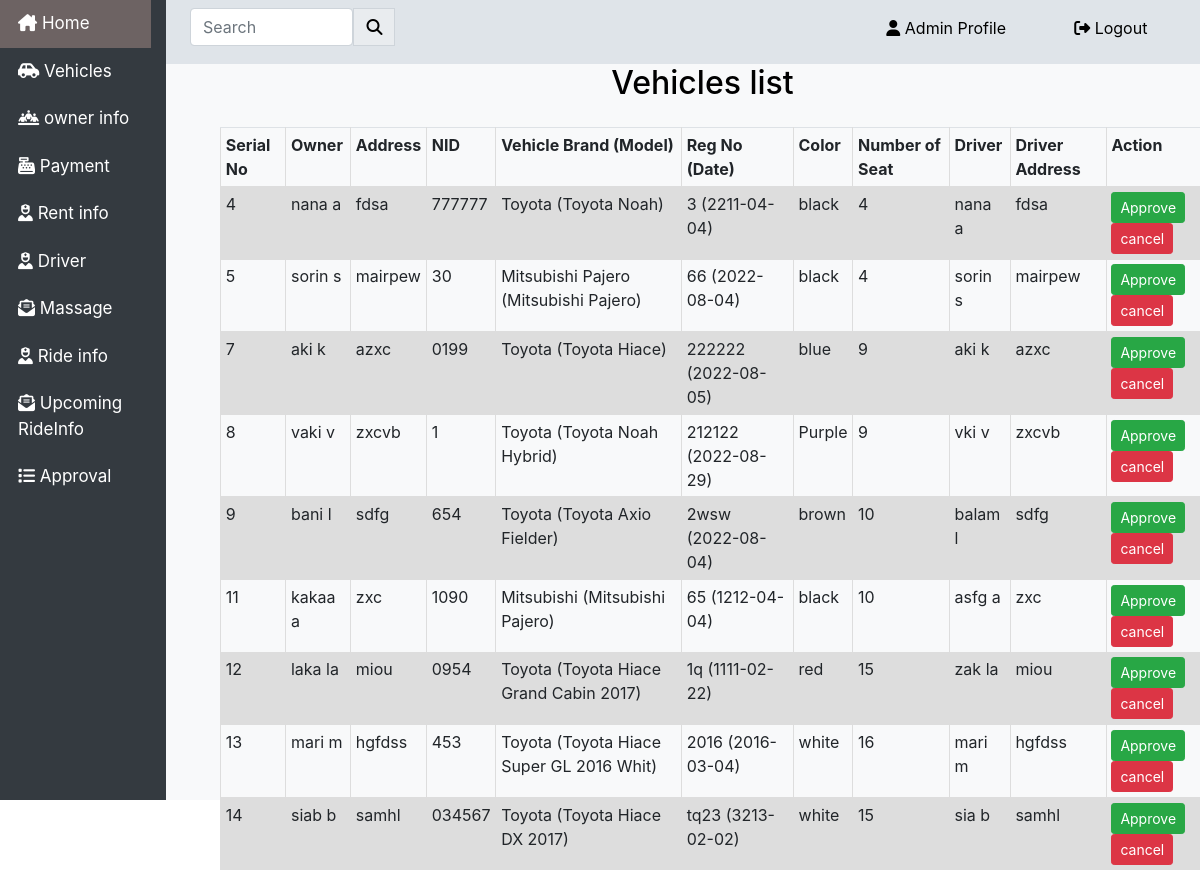
Page /admin/approval.php (signed in) on the committed database.
### tables this page shows
CREATE TABLE `users` (
  `serialno` int(11) NOT NULL,
  `firstName` varchar(50) NOT NULL,
  `LastName` varchar(50) NOT NULL,
  `Email` varchar(50) NOT NULL,
  `DateofBirth` date NOT NULL,
  `PhoneNumber` varchar(50) NOT NULL,
  `NIDNO` varchar(50) NOT NULL,
  `Address` varchar(50) NOT NULL,
  `Gender` varchar(50) NOT NULL,
  `Password` varchar(50) NOT NULL,
  `Vehiclesbrand` varchar(50) NOT NULL,
  `Model` varchar(50) NOT NULL,
  `RegistrationNo` varchar(50) NOT NULL,
  `RegistrationDate` varchar(50) NOT NULL,
  `Color` varchar(50) NOT NULL,
  `NumberofSeat` varchar(50) NOT NULL,
  `fname` varchar(50) NOT NULL,
  `lname` varchar(50) NOT NULL,
  `emal` varchar(50) NOT NULL,
  `PNumber` varchar(50) NOT NULL,
  `Ncard` varchar(50) NOT NULL,
  `Datebirth` date NOT NULL,
  `Addres` varchar(50) NOT NULL,
  `Gen` varchar(50) NOT NULL,
  `Image` text NOT NULL,
  `userrole` varchar(50) NOT NULL,
  `addedon` timestamp NOT NULL DEFAULT current_timestamp() ON UPDATE current_timestamp(),
  `Status` varchar(40) NOT NULL DEFAULT 'Pending',
  `Fare` double DEFAULT 0,
  `Availability` varchar(30) NOT NULL DEFAULT 'Avaliable'
);

### db/dbconnect.php (called while the page is built)
<?php
function getDataFromDB($sql)
{
  $newdb = mysqli_connect('localhost', 'root', '', 'project');
  $result = mysqli_query($newdb,$sql) or die(mysqli_error($newdb));
  $container = array();
  while ($a = mysqli_fetch_assoc($result)) {
    $container[] = $a;
  }
  return $container;
}
?>

### admin/approvallist.php (the view, shortened to what this page needs)
<?php
if ($_SESSION["userrole"] == "admin" AND $_SESSION["Flag"] =='Running'){
?>
<?php
  require '../db/dbconnect.php';
  $container= getDataFromDB($sql);
  ?>
  <h2 align="center">Vehicles list</h2>
  <table class="table table-sm"  width="95%">
      <tr>
          <th>Serial No</th>
          <th>Owner</th>
          <th>Address</th>
          <th>NID</th>
          <th>Vehicle Brand (Model)</th>
          <th>Reg No (Date)</th>
          <th>Color</th>
          <th>Number of Seat</th>
          <th>Driver</th>
          <th>Driver Address</th>
          <th>Action</th>
      </tr>
      <?php
          foreach($container as $row){
      ?>
              <tr>
                  <td><?php echo $row["serialno"] ?></td>
                  <td><?php echo $row["firstName"].' '.$row["LastName"] ?></td>
                  <td><?php echo $row["Address"] ?></td>
                  <td><?php echo $row["NIDNO"] ?></td>
                  <td><?php echo $row["Vehiclesbrand"].' ('.$row["Model"].')' ?></td>
                  <td><?php echo $row["RegistrationNo"].' ('.$row["RegistrationDate"].')' ?></td>
                  <td><?php echo  $row["Color"] ?></td>
                  <td><?php echo $row["NumberofSeat"] ?></td>
                  <td><?php echo $row["fname"].' '.$row["lname"] ?></td>
                  <td><?php echo $row["Addres"] ?></td>
                  <td><a class="btn btn-sm btn-success" href="approvesingle.php?id=<?php echo $row["serialno"] ?>">Approve</a><a href="cancelowner.php?id=<?php echo $row['serialno'] ?>" class="btn btn-danger btn-sm">cancel</a></td>
              </tr>
          <?php
          }
          ?>
  </table>
<?php
}
else{
  header("Location: ../signin.php");
}
 ?>

### admin/approvallist.php (style rules this page uses)
td, th { border: 1px solid #dddddd; text-align: left; padding: 8px; }
tr:nth-child(even) { background-color: #dddddd; }
table { color: black; margin-top:25px; margin-left:15px; }
h2 { color: black; }

### rows in the picture
users: serialno "4", firstName "nana", LastName "a", Address "fdsa", NIDNO "777777", Vehiclesbrand "Toyota", Model "Toyota Noah", RegistrationNo "3", RegistrationDate "2211-04-04", Color "black", NumberofSeat "4", fname "nana", lname "a", Addres "fdsa"
users: serialno "5", firstName "sorin", LastName "s", Address "mairpew", NIDNO "30", Vehiclesbrand "Mitsubishi Pajero", Model "Mitsubishi Pajero", RegistrationNo "66", RegistrationDate "2022-08-04", Color "black", NumberofSeat "4", fname "sorin", lname "s", Addres "mairpew"
users: serialno "7", firstName "aki", LastName "k", Address "azxc", NIDNO "0199", Vehiclesbrand "Toyota", Model "Toyota Hiace", RegistrationNo "222222", RegistrationDate "2022-08-05", Color "blue", NumberofSeat "9", fname "aki", lname "k", Addres "azxc"
users: serialno "8", firstName "vaki", LastName "v", Address "zxcvb", NIDNO "1", Vehiclesbrand "Toyota", Model "Toyota Noah Hybrid", RegistrationNo "212122", RegistrationDate "2022-08-29", Color "Purple", NumberofSeat "9", fname "vki", lname "v", Addres "zxcvb"
users: serialno "9", firstName "bani", LastName "l", Address "sdfg", NIDNO "654", Vehiclesbrand "Toyota", Model "Toyota Axio Fielder", RegistrationNo "2wsw", RegistrationDate "2022-08-04", Color "brown", NumberofSeat "10", fname "balam", lname "l", Addres "sdfg"
users: serialno "11", firstName "kakaa", LastName "a", Address "zxc", NIDNO "1090", Vehiclesbrand "Mitsubishi", Model "Mitsubishi Pajero", RegistrationNo "65", RegistrationDate "1212-04-04", Color "black", NumberofSeat "10", fname "asfg", lname "a", Addres "zxc"
users: serialno "12", firstName "laka", LastName "la", Address "miou", NIDNO "0954", Vehiclesbrand "Toyota", Model "Toyota Hiace Grand Cabin 2017", RegistrationNo "1q", RegistrationDate "1111-02-22", Color "red", NumberofSeat "15", fname "zak", lname "la", Addres "miou"
users: serialno "13", firstName "mari", LastName "m", Address "hgfdss", NIDNO "453", Vehiclesbrand "Toyota", Model "Toyota Hiace Super GL 2016 Whit", RegistrationNo "2016", RegistrationDate "2016-03-04", Color "white", NumberofSeat "16", fname "mari", lname "m", Addres "hgfdss"
users: serialno "14", firstName "siab", LastName "b", Address "samhl", NIDNO "034567", Vehiclesbrand "Toyota", Model "Toyota Hiace DX 2017", RegistrationNo "tq23", RegistrationDate "3213-02-02", Color "white", NumberofSeat "15", fname "sia", lname "b", Addres "samhl"
